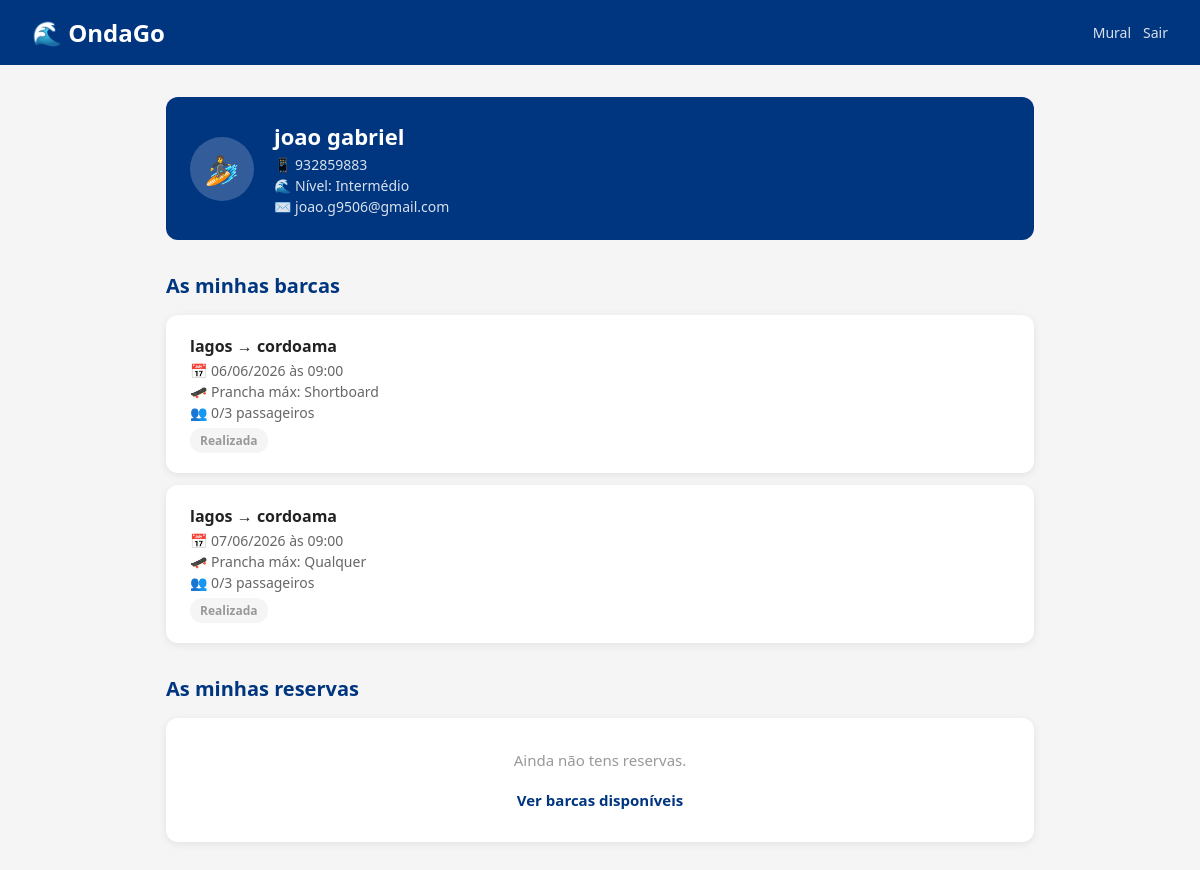
Page /minha_conta (signed in) on the earlier database version.
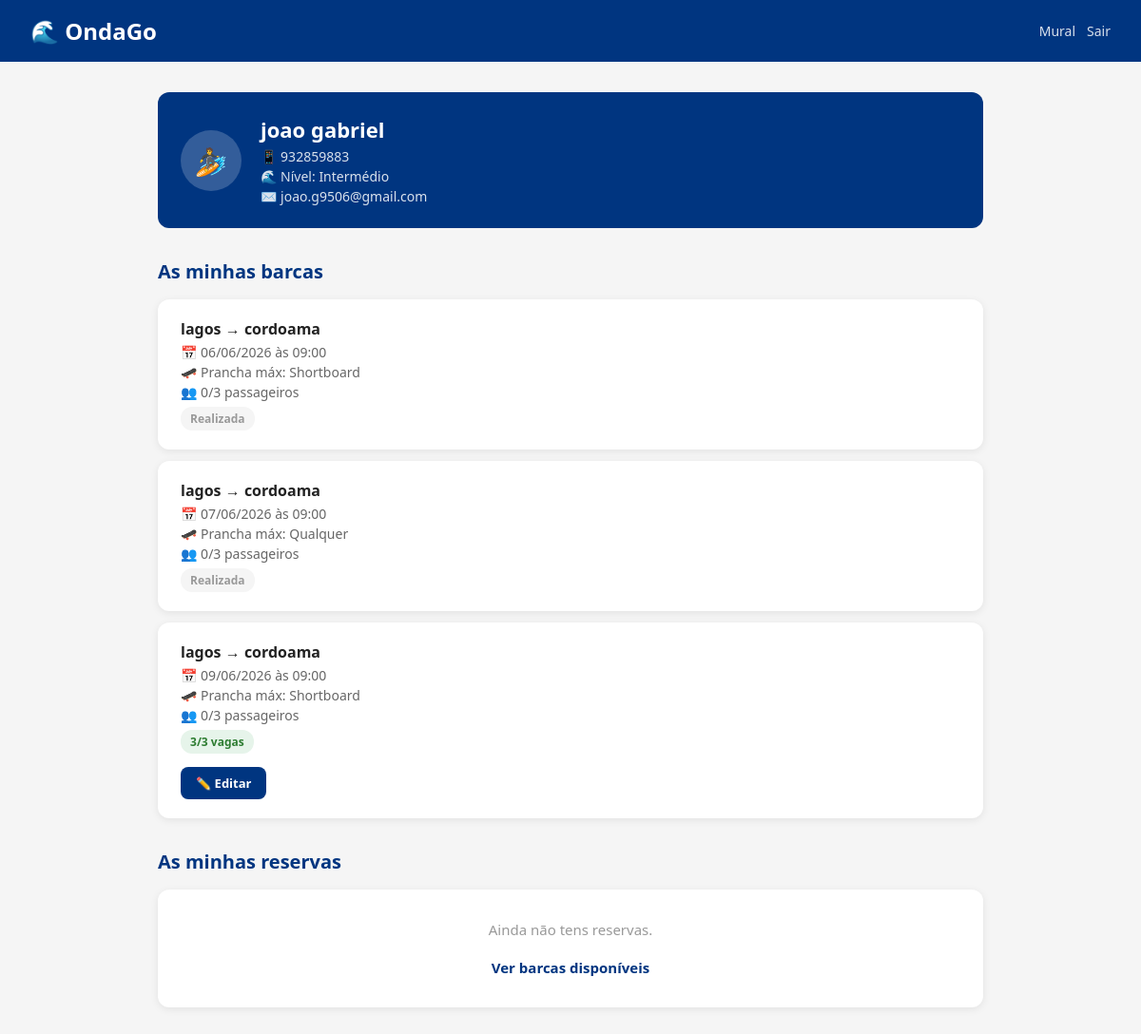
Same page on the later database version.
### models.py (models this page shows)
class Carona(db.Model):
    __tablename__ = 'caronas'
    id              = db.Column(db.Integer, primary_key=True)
    motorista_id    = db.Column(db.Integer, db.ForeignKey('usuarios.id'), nullable=False)
    ponto_partida   = db.Column(db.String(100), nullable=False)
    destino         = db.Column(db.String(100), nullable=False)
    data            = db.Column(db.String(10), nullable=False)
    hora            = db.Column(db.String(5), nullable=False)
    vagas_totais    = db.Column(db.Integer, nullable=False)
    tipo_prancha    = db.Column(db.String(30), default='Qualquer')
    criado_em       = db.Column(db.DateTime, default=datetime.utcnow)
    reservas        = db.relationship('Reserva', backref='carona', lazy=True)
    @property
    def vagas_disponiveis(self):
        return self.vagas_totais - len(self.reservas)
    @property
    def lotado(self):
        return self.vagas_disponiveis == 0
    @property
    def expirada(self):
        try:
            dt = datetime.strptime(f"{self.data} {self.hora}", "%d/%m/%Y %H:%M")
            return datetime.now() > dt
        except:
            return False

### app.py (the view)
@app.route('/minha_conta')
@login_required
def minha_conta():
    minhas_caronas = Carona.query.filter_by(motorista_id=current_user.id).all()
    minhas_reservas = Reserva.query.filter_by(usuario_id=current_user.id).all()
    return render_template('minha_conta.html', caronas=minhas_caronas, reservas=minhas_reservas)

### app.py (called while the page is built)
@login_manager.user_loader
def load_user(user_id):
    return Usuario.query.get(int(user_id))

### templates/minha_conta.html (shortened to what this page needs)
<!DOCTYPE html>
<html lang="pt">
<head>
</head>
<body>
<header>
    <h1>🌊 OndaGo</h1>
    <div class="header-nav">
        <a href="/">Mural</a>
        <a href="/logout">Sair</a>
    </div>
</header>
<div class="container">
    <div class="perfil-card">
        <div class="avatar">🏄</div>
        <div class="perfil-info">
            <h2>{{ current_user.nome }}</h2>
            <p>📱 {{ current_user.telefone }}</p>
            <p>🌊 Nível: {{ current_user.nivel }}</p>
            <p>✉️ {{ current_user.email }}</p>
        </div>
    </div>
    <div class="section">
        <h3>As minhas barcas</h3>
        {% if caronas %}
            {% for c in caronas %}
            <div class="card">
                <h4>{{ c.ponto_partida }} → {{ c.destino }}</h4>
                <p>📅 {{ c.data }} às {{ c.hora }}</p>
                <p>🛹 Prancha máx: {{ c.tipo_prancha }}</p>
                <p>👥 {{ c.vagas_totais - c.vagas_disponiveis }}/{{ c.vagas_totais }} passageiros</p>
                {% if c.expirada %}
                    <span class="badge badge-expirada">Realizada</span>
                {% elif c.lotado %}
                    <span class="badge badge-lotada">Lotada</span>
                {% else %}
                    <span class="badge badge-ok">{{ c.vagas_disponiveis }}/{{ c.vagas_totais }} vagas</span>
                {% endif %}
                {% if not c.expirada %}
                <div class="card-footer">
                    <a href="/editar_carona/{{ c.id }}" class="btn-editar">✏️ Editar</a>
                </div>
                {% endif %}
            </div>
            {% endfor %}
        {% else %}
            <div class="empty">
                Ainda não publicaste nenhuma barca.<br><br>
                <a href="/nova">+ Publicar a primeira barca</a>
            </div>
        {% endif %}
    </div>
    <div class="section">
        <h3>As minhas reservas</h3>
        {% if reservas %}
            {% for r in reservas %}
            <div class="card">
                <h4>{{ r.carona.ponto_partida }} → {{ r.carona.destino }}</h4>
                <p>📅 {{ r.carona.data }} às {{ r.carona.hora }}</p>
                <p>🏄 Motorista: {{ r.carona.motorista.nome }} | 📱 {{ r.carona.motorista.telefone }}</p>
                {% if not r.carona.expirada %}
                <div class="card-footer">
                    <form method="POST" action="/cancelar_reserva/{{ r.id }}">
                        <button type="submit" class="btn-cancelar"
                            onclick="return confirm('Tens a certeza que queres cancelar esta reserva?')">
                            ✕ Cancelar reserva
                        </button>
                    </form>
                </div>
                {% else %}
                    <span class="badge badge-expirada">Realizada</span>
                {% endif %}
            </div>
            {% endfor %}
        {% else %}
            <div class="empty">
                Ainda não tens reservas.<br><br>
                <a href="/">Ver barcas disponíveis</a>
            </div>
        {% endif %}
    </div>
</div>
</body>
</html>

Differences in the rows shown:
added Carona: ponto_partida "lagos", destino "cordoama", data "09/06/2026", hora "09:00", tipo_prancha "Shortboard", c.vagas_totais-c.vagas_disponiveis "0", vagas_totais "3", vagas_disponiveis "3"
